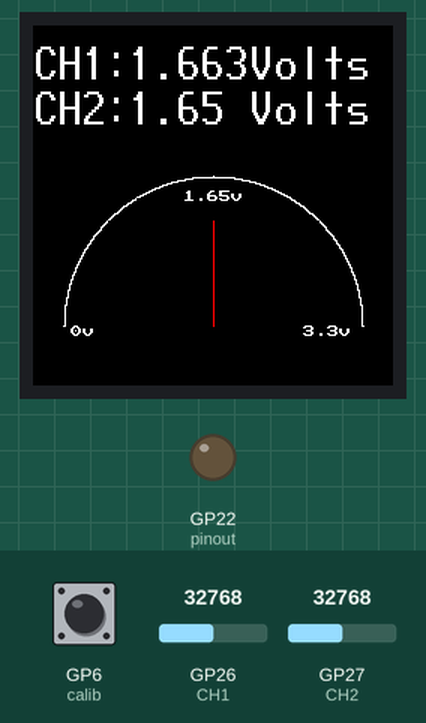
Simulated run of this program. Board: Raspberry Pi Pico running MicroPython. Parts: 240×240 colour display, output pins drawn as LEDs (lit = HIGH). The test bench sets the inputs (shaded band); at power-on: GP26 (CH1) = 32768, GP27 (CH2) = 32768, GP6 (calib) HIGH (analog values on the 0–65535 scale). Library files of the repository ran but are not shown: st7789.py, vga2_8x8.py, vga1_16x32.py; pins used as bus, display or sensor lines are not drawn; what the program prints to the serial console is not drawn.

Above: at 2.5 s.
2.6 s: GP26 (CH1) set to 7864
At 4.2 s:
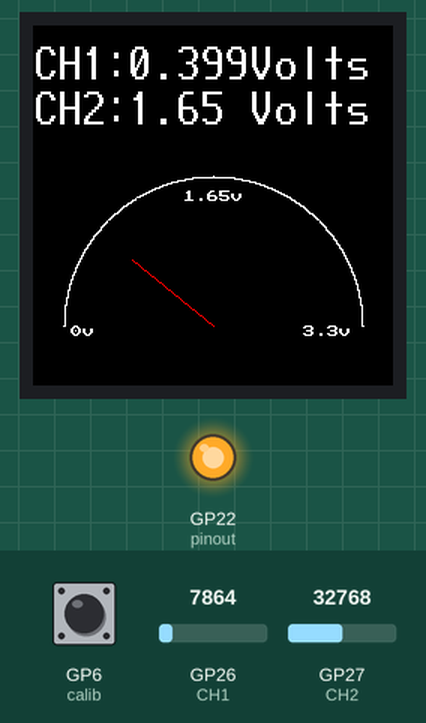
5.6 s: GP27 (CH2) set to 45874
At 7.3 s:
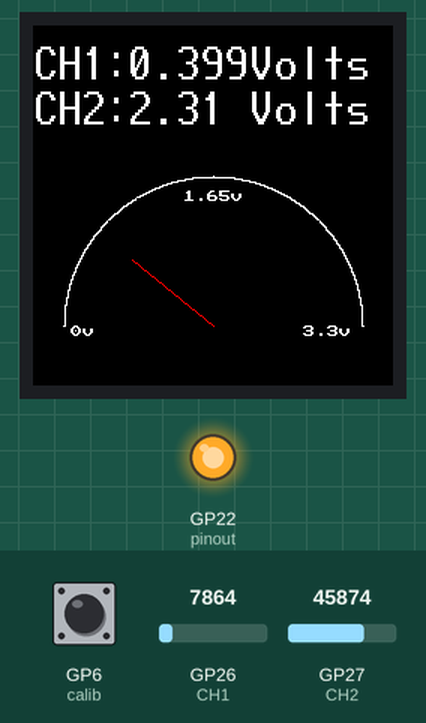
Timing chart, 0 to 14.5 s (numbered marks = the images above; inputs shaded):
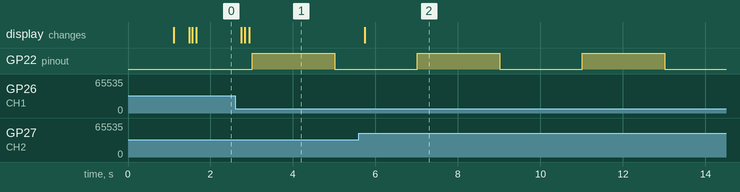

The program:

adcproject.py
```python
import machine
from machine import ADC, Pin,Timer
import utime
import st7789 as st7789
from fonts import vga2_8x8 as font1
from fonts import vga1_16x32 as font2
import math

ADC0_full_range =  65039
ADC1_full_range =  65535
ADC2_full_range =  64315
ADC3_full_range =  64719

"""pin设置部分"""
pinout = Pin(22, Pin.OUT)
calib = Pin(6, Pin.IN, Pin.PULL_UP)#即为板子上的按键A

'''ADC选择部分'''
# 排针
CH1 = ADC(Pin(26))
CH2 = ADC(Pin(27))
adc	= 0

# 摇杆
# CH1 = ADC(Pin(28))
# CH2 = ADC(Pin(29))
# adc = 1

'''st7789设置部分'''
st7789_res = 0
st7789_dc  = 1
disp_width = 240
disp_height = 240
spi_sck=machine.Pin(2)
spi_tx=machine.Pin(3)
spi0=machine.SPI(0,baudrate=40000000, phase=1, polarity=1, sck=spi_sck, mosi=spi_tx)
display = st7789.ST7789(spi0, disp_width, disp_height,reset=machine.Pin(st7789_res, machine.Pin.OUT),dc=machine.Pin(st7789_dc, machine.Pin.OUT),xstart=0, ystart=0, rotation=0)

'''保存上一次指针位置部分'''
lastxposi = 0
lastyposi = 0
lastvalue = 0

'''测试用io口中断驱动程序'''
timer = Timer()
def timer_callback(timer):
	pinout.toggle()
timer.init(period=2000, mode=Timer.PERIODIC , callback=timer_callback)#创建一个定时器，用于反转电平


def adcread():
	global dmm1,dmm2

	# dmm1 = ADC(Pin(28))
	# dmm2 = ADC(Pin(29))
	dmm1 = CH1.read_u16()
	dmm2 = CH2.read_u16()


def adcshow():
	global dmm1voltshow,dmm2voltshow
	adcread()
	# print("dmm")
	# print(dmm1)
	# print(dmm2)
	if (adc == 0):
		dmm1volt = dmm1*(3.3/ADC0_full_range)
		dmm1voltshow = round(dmm1volt,3)
		dmm2volt = dmm2*(3.3/ADC1_full_range)
		dmm2voltshow = round(dmm2volt,3)
	else:
		dmm1volt = dmm1*(3.3/ADC2_full_range)
		dmm1voltshow = round(dmm1volt,3)
		dmm2volt = dmm2*(3.3/ADC3_full_range)
		dmm2voltshow = round(dmm2volt,3)
	print("volt")
	print(dmm1volt)
	print(dmm2volt)
	display.text(font2,"CH1:",0,10,st7789.WHITE)
	display.text(font2,"CH2:",0,40,st7789.WHITE)
	display.text(font2,str(dmm1voltshow),63,10,st7789.WHITE)
	display.text(font2,str(dmm2voltshow),63,40,st7789.WHITE)
	# print("show")
	# print(dmm1voltshow)
	# print(dmm2voltshow)
	display.text(font2,"Volts",144,10)
	display.text(font2,"Volts",144,40)

def draw_point(value):
	'''
   value:ADC读取的电压值,例如32768之类的数字
	46811:adc满量程为3.3v分散到140的区域上,正好是表针的长度
	然后利用勾股定理,计算出y的位置
	'''
	global lastxposi,lastyposi,lastvalue
	tvalue = value*100
	# lastvalue = value
	# if (lastvalue <=0):
	# 	display.line(120,200,50,200,st7789.BLACK)
	if (value > 0):
		# print(value)
		if (adc == 0):
			xposi = (tvalue//(int((ADC0_full_range/140)*100)))+50
		else:
			xposi = (tvalue//(int((ADC2_full_range/140)*100)))+50
		if xposi != 0:
			yposi = 200-int((math.sqrt(4900-((120-xposi)**2))))
		else:
			yposi = 200
		# print(xposi,yposi)
		display.line(120,200,xposi,yposi,st7789.RED)
		if xposi != lastxposi:
			display.line(120,200,lastxposi,lastyposi,st7789.BLACK)
		lastxposi = xposi
		lastyposi = yposi
	# else:
		# display.line(120,200,50,200,st7789.RED)

if __name__ == '__main__':

	"""校准程序，开机按住a键（）即可进入校准"""
	if(calib.value() == 0):
		calib_bit = True
		while(calib_bit):
			ADC0 = ADC(Pin(26))
			ADC1 = ADC(Pin(27))
			ADC2 = ADC(Pin(28))
			ADC3 = ADC(Pin(29))
			display.fill(st7789.BLACK)
			display.text(font2,"input 3.3v",10,50,st7789.WHITE)

			# display.text(font2,"CALIB ADC0",10,10,st7789.WHITE)
			# while(ADC0.read_u16() <55000):
			# 	if(ADC0.read_u16() > 55000):
			# 		display.text(font2,"WAIT......",10,10,st7789.WHITE)
			# 		utime.sleep_ms(5000)
			# 		ADC0_full_range = ADC0.read_u16()
			# 		print("ADC0",ADC0_full_range)
			# 		break

			# display.text(font2,"CALIB ADC1",10,10,st7789.WHITE)
			# while(ADC1.read_u16() <55000):
			# 	if(ADC1.read_u16() > 55000):
			# 		display.text(font2,"WAIT......",10,10,st7789.WHITE)
			# 		utime.sleep_ms(5000)
			# 		ADC1_full_range = ADC1.read_u16()
			# 		print("ADC1",ADC1_full_range)
			# 		break

			display.text(font2,"CALIB ADC2",10,10,st7789.WHITE)
			while(ADC2.read_u16() <55000):
				if(ADC2.read_u16() > 55000):
					display.text(font2,"WAIT......",10,10,st7789.WHITE)
					utime.sleep_ms(5000)
					ADC2_full_range = ADC2.read_u16()
					print("ADC2",ADC2_full_range)
					break

			display.text(font2,"CALIB ADC3",10,10,st7789.WHITE)
			while(ADC3.read_u16() <55000):
				if(ADC3.read_u16() > 55000):
					display.text(font2,"WAIT......",10,10,st7789.WHITE)
					utime.sleep_ms(5000)
					ADC3_full_range = ADC3.read_u16()
					print("ADC3",ADC3_full_range)
					utime.sleep_ms(500)
					calib_bit =False
					break


	display.fill(st7789.BLACK)
	display.drawcircle(120,200,100)
	display.text(font1,"1.65v",100,110,st7789.WHITE)
	display.text(font1,"0v",25,200,st7789.WHITE)
	display.text(font1,"3.3v",180,200,st7789.WHITE)


	while(True):#主循环
		adcshow()
		draw_point(dmm1)
```

Measured:
- after the input at 2.6 s, the display: first changes after 0.15 s (image 1 shows a later state)
- after the input at 5.6 s, the display: changes after 0.14 s (image 2)
- by itself, GP22 (pinout): alternates HIGH for 2.0 s and LOW for 2.0 s
